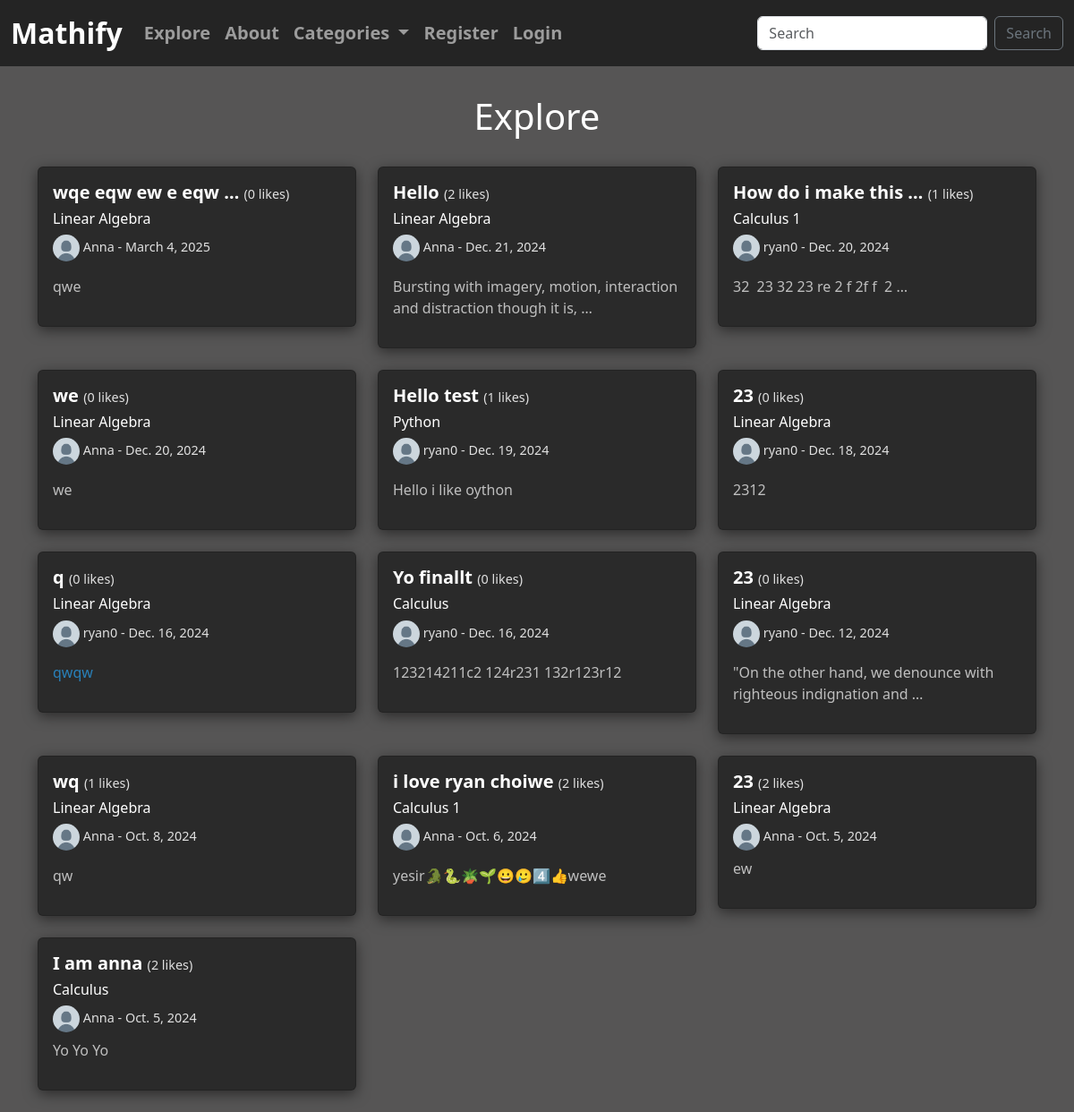
The page /explore/ on the database as committed earlier.
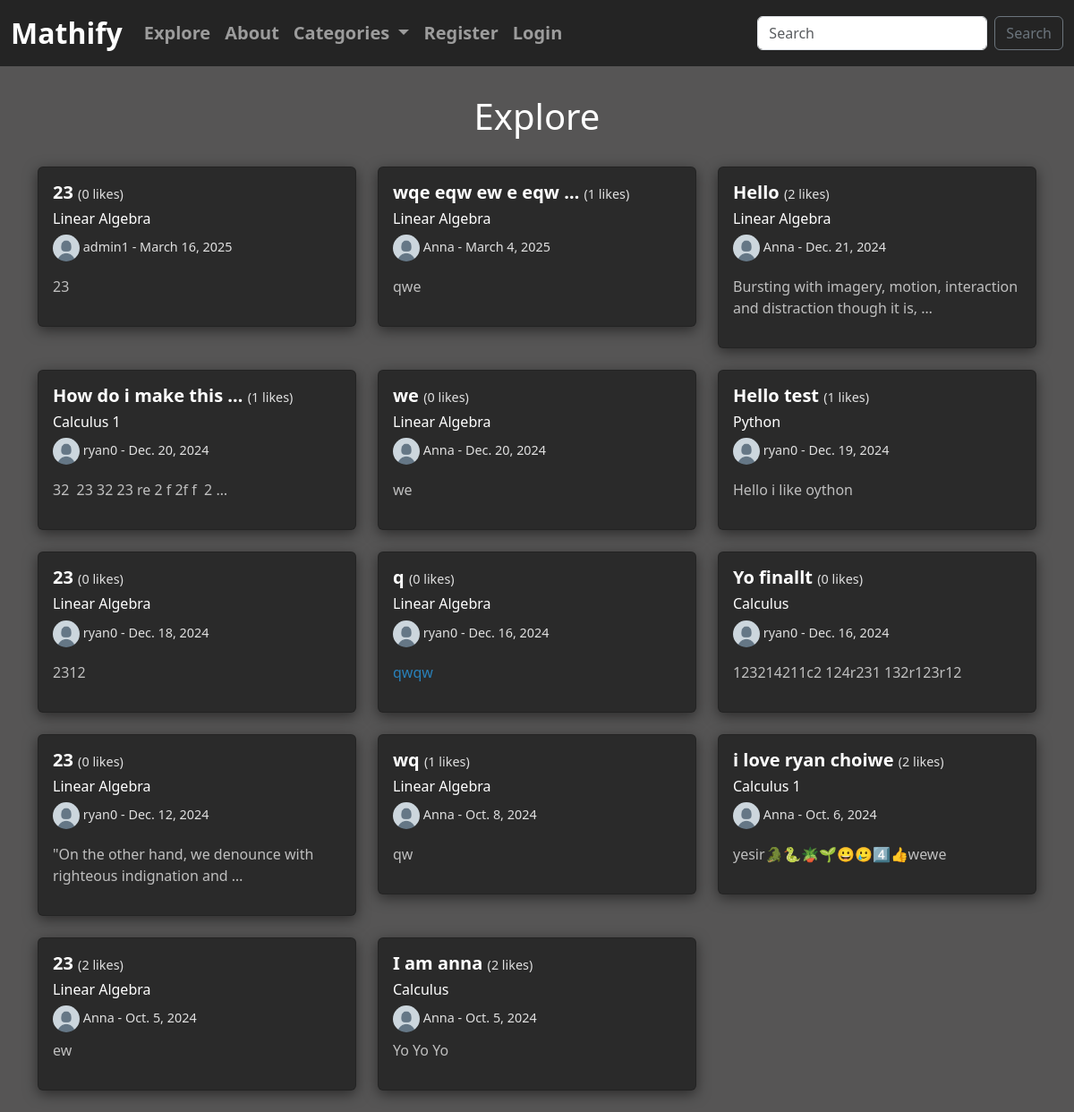
The same page on the database as committed later.
### myApp/models.py (models this page shows, shortened)
class Post(models.Model):
    title = models.CharField(max_length=255)
    header_image = models.ImageField(null=True, blank=True, upload_to="images/")
    author = models.ForeignKey(User, on_delete=models.CASCADE)
    body = RichTextField(blank=True, null=True)
    post_date = models.DateField(auto_now_add=True)
    category = models.CharField(max_length=255, default='uncategorized')
    likes = models.ManyToManyField(User, related_name='blog_post')
    def total_likes(self):
        return self.likes.count()

### myApp/views.py (the view)
# urls.py: path('explore/', BlogView.as_view(), name="blog_view"),
class BlogView(CategoryMixin, ListView):
    model = Post
    template_name = 'myApp/blog.html'
    ordering = ['-post_date']

### myApp/models.py (called while the page is built)
    def __str__(self):
        return self.name

### myApp/views.py (called while the page is built)
    def get_context_data(self, **kwargs):
        context = super().get_context_data(**kwargs)
        context["cat_menu"] = Category.objects.all()
        return context

### myApp/templates/myApp/blog.html (shortened to what this page needs)
{% extends 'myApp/base.html' %}
{% load static %}
{% block content %}
<link rel="stylesheet" href="{% static 'myApp/css/blog.css' %}">
<h1>Explore</h1>
<div class="row">
    {% for post in object_list %}
    <div class="col-md-4 mb-4">
        <div class="card">
            <a href="{% url 'article_details' pk=post.pk %}"><span class="span-link"></span></a>
            <div class="card-body">
                <h5 class="card-title">
                    <a href="{% url 'article_details' pk=post.pk %}">{{ post.title|safe|truncatewords:5 }}</a>
                    <span class="card-color"> ({{ post.total_likes }} likes)</span>
                </h5>
                {% if post.category != 'uncategorized' %}
                <h6>
                    <a href="{% url 'category' post.category|slugify %}">{{ post.category }}</a>
                </h6>
                {% endif %}
                <h6 class="card-color">
                    {% if post.author.profile.profile_pic %}
                        <img src="{{ post.author.profile.profile_pic.url }}" width=30 height=30 class="rounded-circle">
                    {% else %}
                         <img src="{% static 'myApp/images/defaultpfp.png' %}" width=30 height=30 class="rounded-circle">
                    {% endif %}
                    {{ post.author.username }} - {{ post.post_date }}
                </h6>
                <div class="body-text">
                    <p>{{ post.body|safe|truncatewords:10 }}</p>
                </div>
            </div>
        </div>
    </div>
    {% endfor %}
</div>
{% endblock %}

### myApp/templates/myApp/base.html (shortened to what this page needs)
<!doctype html>
<html lang="en">
  <head>
    <link href="https://cdn.jsdelivr.net/npm/bootstrap@5.3.3/dist/css/bootstrap.min.css" rel="stylesheet">
  </head>
  <body>
    <nav class="navbar navbar-expand-lg navbar-dark" style="background-color: #242424;">
        <div class="container-fluid">
          <a class="navbar-brand fw-bold fs-2" href="{% url 'home' %}">Mathify</a>
          <div class="collapse navbar-collapse" id="navbarSupportedContent">
            <ul class="navbar-nav me-auto mb-2 mb-lg-0">
              <li class="nav-item">
                <a class="nav-link fw-bold fs-5" href="{% url 'blog_view' %}">Explore</a>
              </li>
              <li class="nav-item">
                <a class="nav-link fw-bold fs-5" href="{% url 'about' %}">About</a>
              </li>
              {% if cat_menu %}
                <li class="nav-item dropdown">
                  <a class="nav-link dropdown-toggle fw-bold fs-5" href="#" role="button" data-bs-toggle="dropdown" aria-expanded="false">
                    Categories
                  </a>
                </li>
              {%  endif %}
              {% if user.is_authenticated %}
                <li class="nav-item">
                  <a class="nav-link fw-bold fs-5" href="{% url 'add_post' %}">Add Post</a>
                </li>
                <li class="nav-item dropdown">
                  <a class="nav-link dropdown-toggle fw-bold fs-5" href="#" role="button" data-bs-toggle="dropdown" aria-expanded="false">
                    Profile
                  </a>
                  <ul class="dropdown-menu">
                    <li><a class="dropdown-item" href="{% url 'edit_profile' %}">Edit Setting</a></li>
                    {% if user.profile.id %}
                      <li><a class="dropdown-item" href="{% url 'edit_profile_page' user.profile.id %}">Edit Profile Page</a></li>
                    {% else %}
                      <li><a class="dropdown-item" href="{% url 'create_profile' %}">Create Profile Page</a></li>
                    {% endif %}
                  </ul>
                </li>
                <li>
                  <form method="post" action="{% url 'logout' %}" class="nav-item fw-bold fs-5">
                  {% csrf_token %}
                  <button type="submit" class="nav-link fw-bold fs-5">Logout</button>
                  </form>
                </li>
              {% else %}
                <li class="nav-item">
                  <a class="nav-link fw-bold fs-5" href="{% url 'register' %}">Register</a>
                </li>
                <li class="nav-item">
                  <a class="nav-link fw-bold fs-5" href="{% url 'login' %}">Login</a>
                </li>
              {%  endif %}
            </ul>
            <form class="d-flex" role="search" method=POST action="{% url 'search' %}">
              <input class="form-control me-2" type="search" placeholder="Search" aria-label="Search" name="searched">
              <button class="btn btn-outline-secondary" type="submit">Search</button>
            </form>
          </div>
        </div>
      </nav>
    <div class="container">
        {% block content %}
        {% endblock %}
    </div>
  </body>
</html>

### static/myApp/css/blog.css (style rules this page uses)
:root { --dark-gray: #1a1a1a; --light-gray: #2a2a2a; --yellow: white; --text-color: #bfbfbf; }
body { background-color: #565555; }
h1 { margin-top: 2rem; text-align: center; margin-bottom: 2rem; color: var(--yellow); }
.card { background-color: var(--light-gray); transition: transform 0.3s ease, box-shadow 0.3s ease; box-shadow: 0 4px 15px rgba(0,0,0,0.5); }
.span-link { position:absolute; width:100%; height:100%; top:0; left: 0; z-index: 1; }
.card-title a { position: relative; text-decoration: none; color: var(--yellow); font-weight: bold; z-index: 2; }
.card-color { color: #e0e0e0; font-size: 0.9rem; }
.body-text { color: var(--text-color) }
h6 a { position: relative; text-decoration: none; color: var(--yellow); z-index: 2; }

Rows that differ between the two databases and show on the page:
added Post: title "23", total_likes "0", category "Linear Algebra", author.username "admin1", post_date "March 16, 2025", body "23"
computed for Post "qwe": total_likes "0" → "1"
